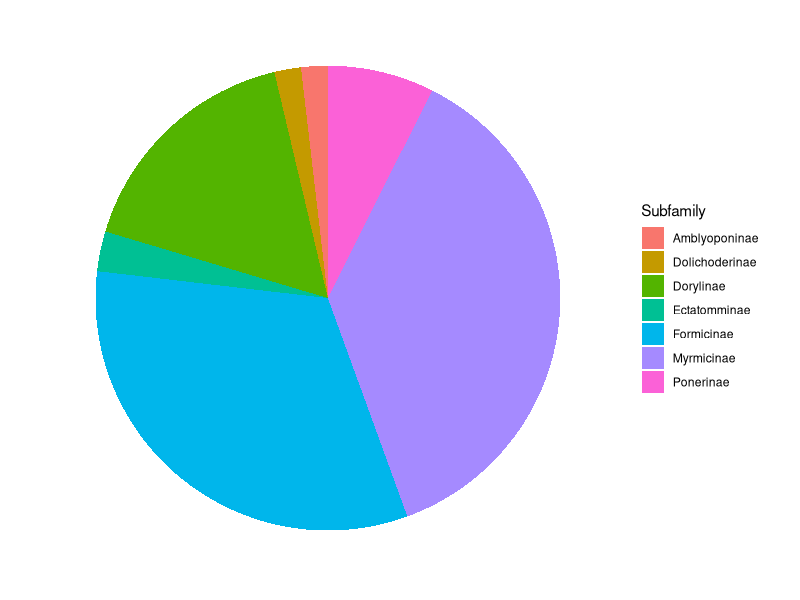
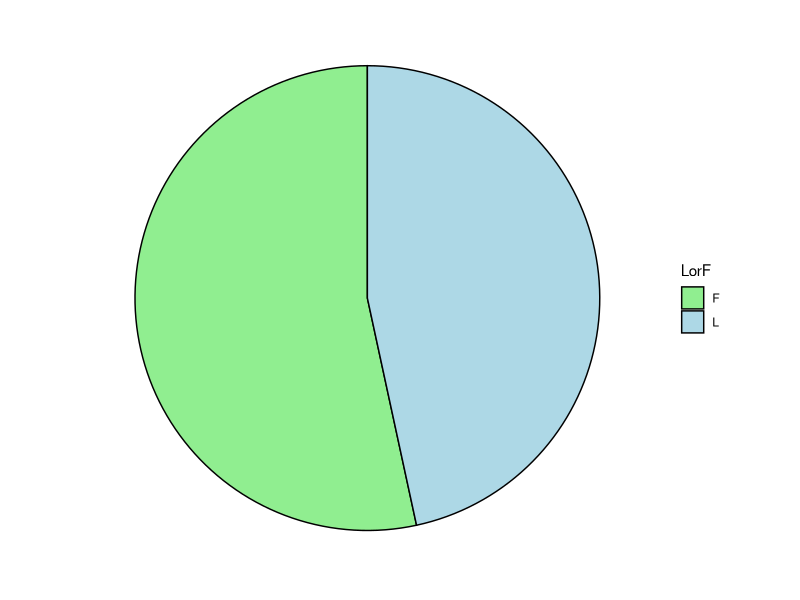

Write the R code that produced these figures, in order.
#Set Working Directory
setwd("C:/Users/jessa/Documents/AntMetaAnalysis")

#Load in Packages
library(ggplot2)

#Import data 
Raw <- read.table("Data/Raw Data.txt", header = TRUE, sep = "\t")
SpeciesData <- read.table("Data/Species Level.txt", header = TRUE, sep = "\t")

#Blank theme for ggplot
blank_theme <- theme_minimal() +
  theme(
    axis.title.x = element_blank(),
    axis.title.y = element_blank(),
    panel.border = element_blank(),
    panel.grid = element_blank(),
    axis.ticks = element_blank(),
    axis.text.x = element_blank(),
    axis.text.y = element_blank(),
    plot.title = element_text(size = 14, face = "bold")
  )

#Piechart for Subfamily occurrence
ggplot(data = SpeciesData, aes(x = factor(1), fill = Subfamily)) +
  geom_bar() +
  coord_polar("y", start = 0) +
  blank_theme
  
#Piechart for Lab vs. Field studies
ggplot(data = Raw, aes(x = factor(1), fill = LorF)) +
  geom_bar(color = "black") +
  coord_polar("y", start = 0) +
  scale_fill_manual(values = c("Light Green", "Light Blue")) +
  blank_theme
